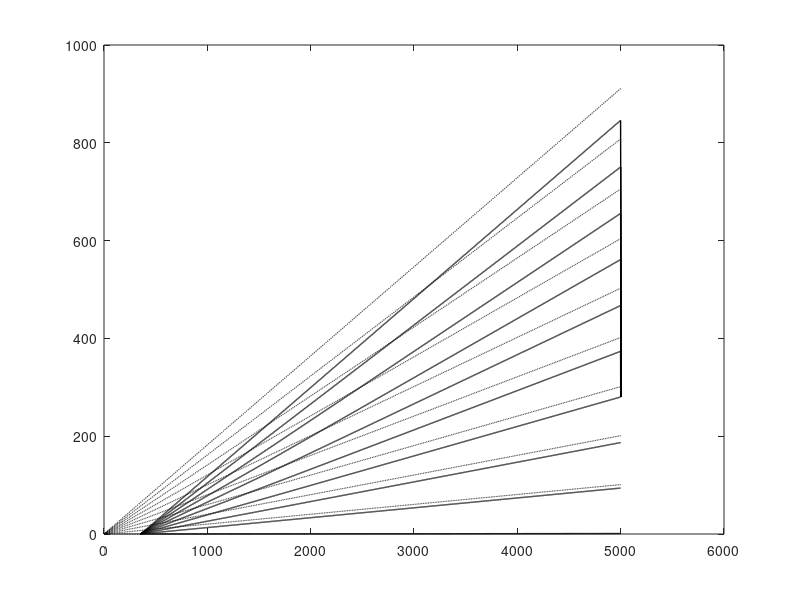

The MATLAB script that drew this image:
%%program to perform ray tracing from the real and virtual source to the FZP plane
u=5000;%Object distance
t=1050;%Thickness of glass plate
ng=1.5;%Refractive index of glass plate
na=1;%Refractive index of air
N=na/ng;%Refractive index ratio
U=u*u;

%To calculate the angles of rays and location of real/virtual source
for r=1:1000; 
    RR(r)=r*r;
    D(r)=(sqrt(1+(U/RR(r))));  
    A(r)=(((u-t)/u)*r);
    B(r)=asin(N/D(r));
    r1(r)=A(r)+t*tan(B(r));
    u1(r)=u*(r1(r)/r);
    R1(r)=sqrt(u*u+r*r)-u;
    R3(r)=sqrt((u-t)*(u-t)+r*r)-(u-t);
    R2(r)=sqrt(u1(r)*u1(r)+r1(r)*r1(r))-u1(r);
    delR(r)=R1(r)-R2(r);
    delu(r)=(u-u1(r));
    ratio(r)=r1(r)/r;
    theta(r)=r1(r)/u1(r);
    theta1(r)=r/u;
end

%Ray tracing
for r=1:100:1000;
    for x=1:u1(r)+1;
        y(x)=x-1;
        r11(x)=(x-1)*tan(theta(r));
    end
    plot(y+(u-u1(r)),r11,'k','LineWidth',1)
    hold on
end

for r=1:100:1000;
    for x=1:u+1;
        y(x)=x-1;
        r12(x)=(x-1)*tan(theta1(r));
    end
    plot(y,r12,'--k')
    hold on
end
